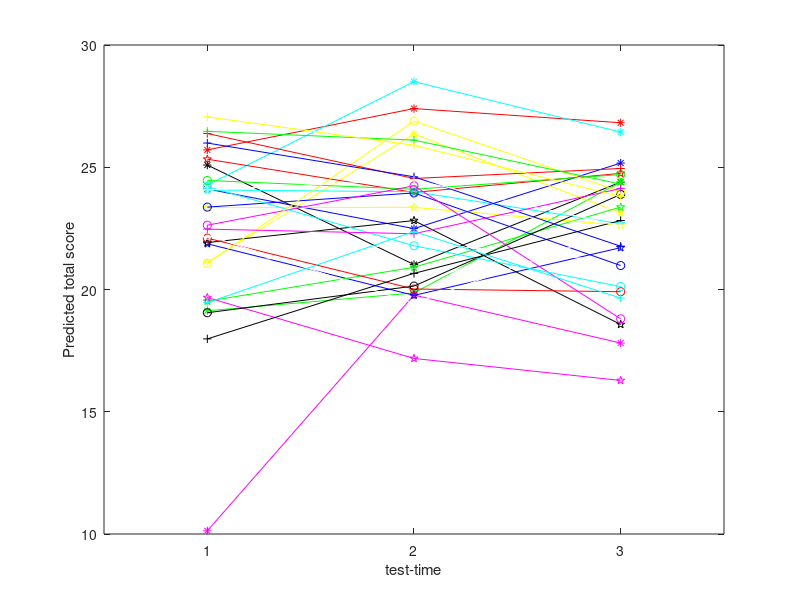

Here is the MATLAB script that generated this plot:
clear
clc
x = 1:3;
y1 = [25.71 27.4 26.82];
y2 = [24.11 22.49 25.17];
y3 = [25.09 21.02 24.39];
y4 = [19.13 19.86 24.39];
y5 = [10.13 19.77 17.81];
y6 = [24.27 28.50 26.44];
y7 = [21.11 26.36 23.13];
y8 = [24.15 20.09 23.49];
y9 = [25.33 23.97 24.75];
y10 = [21.87 19.76 21.71];
y11 = [21.92 22.82 18.57];
y12 = [19.52 20.91 23.37];
y13 = [19.67 17.18 16.28];
y14 = [24.07 24.00 22.69];
y15 = [23.35 23.36 22.63];
y16 = [20.97 21.92 21.13];
y17 = [22.10 20.02 19.91];
y18 = [23.37 23.95 20.98];
y19 = [19.05 20.14 23.89];
y20 = [24.46 24.10 24.70];
y21 = [22.63 24.24 18.80];
y22 = [24.21 21.79 20.12];
y23 = [21.07 26.89 24.00];
y24 = [22.22 19.43 22.48];
y25 = [26.38 24.54 24.95];
y26 = [25.99 24.61 21.77];
y27 = [17.98 20.66 22.82];
y28 = [26.47 26.11 24.31];
y29 = [22.47 22.28 24.13];
y30 = [19.46 22.37 19.65];
y31 = [27.06 25.90 23.80];
y32 = [24.08 24.48 22.60];

plot(x, y1, '-r*', x, y2, '-b*', x, y3, '-k*', x, y4, '-g*', x, y5, '-m*',x,y6,'-c*',x,y7,'-y*',x,y8,'-w*',...
    x, y9, '-rp', x, y10, '-bp', x, y11, '-kp', x, y12, '-gp', x, y13, '-mp',x,y14,'-cp',x,y15,'-yp',x,y16,'-wp',...
    x, y17, '-ro', x, y18, '-bo', x, y19, '-ko', x, y20, '-go', x, y21, '-mo',x,y22,'-co',x,y23,'-yo',x,y24,'-wo',...
    x, y25, '-r+', x, y26, '-b+', x, y27, '-k+', x, y28, '-g+', x, y29, '-m+',x,y30,'-c+',x,y31,'-y+',x,y32,'-w+');
hold on
ylim([10,30]);
xlabel('test-time');
ylabel('Predicted total score');

A = [25.71 27.4 26.82 ...,
    24.11 22.49 25.17 ...,
    25.09 21.02 24.39 ...,
    19.13 19.86 24.39 ...,
    20.52 22.26 ...,
    21.44 22.53 ...,
    20.28 25.09 ...,
    19.30 17.85 ...,
    10.13 19.77 17.81 ...,
    24.27 28.50 26.44 ...,
    21.11 26.36 23.13 ...,
    24.15 20.09 23.49 ...,
    25.33 23.97 24.75 ...,
    21.87 19.76 21.71 ...,
    21.92 22.82 18.57 ...,
    19.52 20.91 23.37 ...,
    19.67 17.18 16.28 ...,
    24.07 24.00 22.69 ...,
    23.35 23.36 22.63 ...,
    20.97 21.92 21.13 ...,
    22.10 20.02 19.91 ...,
    23.37 23.95 20.98 ...,
    19.05 20.14 23.89 ...,
    24.46 24.10 24.70 ...,
    22.63 24.24 18.80 ...,
    24.21 21.79 20.12 ...,
    21.07 26.89 24.00 ...,
    22.22 19.43 22.48 ...,
    26.38 24.54 24.95 ...,
    25.99 24.61 21.77 ...,
    17.98 20.66 22.82 ...,
    26.47 26.11 24.31 ...,
    22.47 22.28 24.13 ...,
    19.46 22.37 19.65 ...,
    27.06 25.90 23.80 ...,
    24.08 24.48 22.60];
group = [1 2 3 1 2 3 1 2 3 1 2 3 1 2 1 2 1 2 1 2 1 2 3 1 2 3 1 2 3 1 2 3 1 2 3 1 2 3 1 2 3 1 2 3 1 2 3 1 2 3 1 2 3 1 2 3 ...,
    1 2 3 1 2 3 1 2 3 1 2 3 1 2 3 1 2 3 1 2 3 1 2 3 1 2 3 1 2 3 1 2 3 1 2 3 1 2 3 1 2 3 1 2 3 1 2 3];
p = anova1(A, group)

